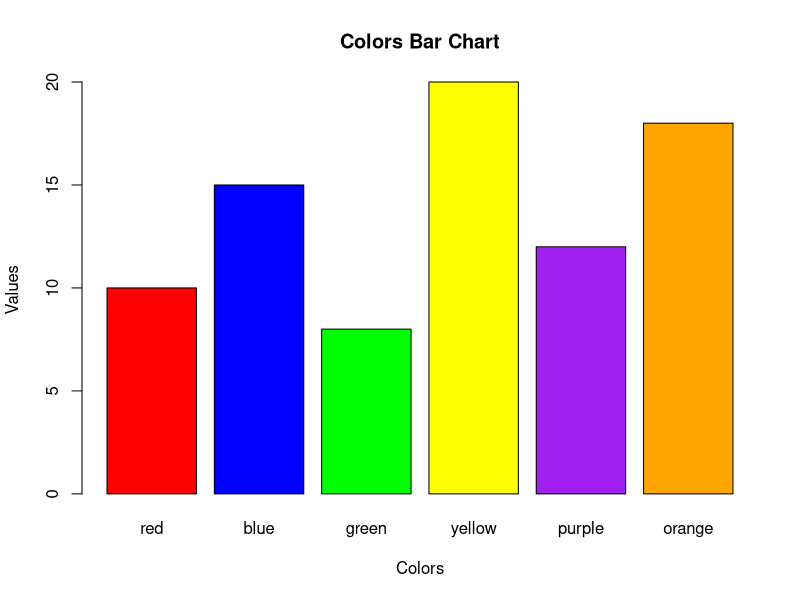
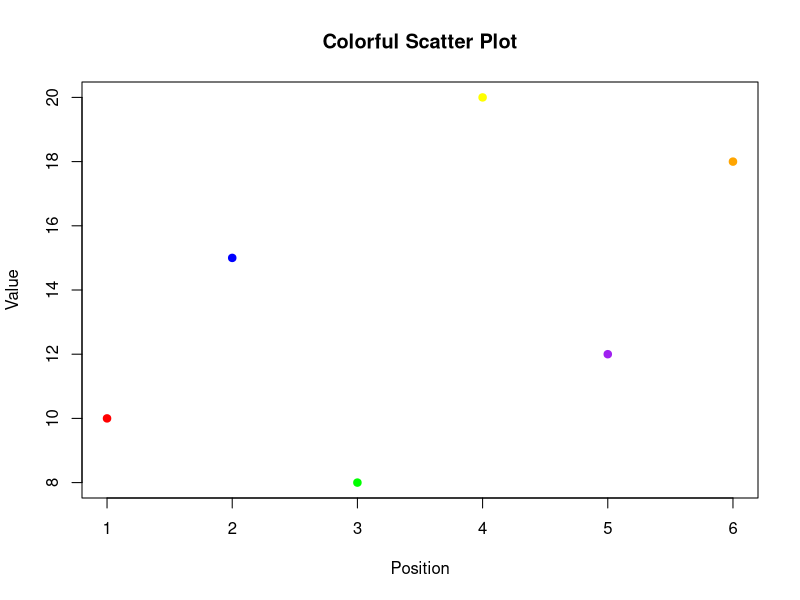

Source code (R) for these figures, in order:
# Lesson 02: Colors and Visualization Basics
# Урок 02: Кольори та основи візуалізації

# Learning objectives / Цілі навчання:
# - Learn color names in English / Вивчити назви кольорів англійською
# - Create basic plots / Створювати основні графіки
# - Practice visualization vocabulary / Практикувати словник візуалізації

# ======= VOCABULARY / СЛОВНИК =======
# color/colour - колір
# plot - графік, діаграма
# visualization - візуалізація
# red - червоний
# blue - синій
# green - зелений
# yellow - жовтий
# purple - фіолетовий
# orange - оранжевий

# ======= COLOR BASICS / ОСНОВИ КОЛЬОРІВ =======

# Basic colors vector / Вектор основних кольорів
basic_colors <- c("red", "blue", "green", "yellow", "purple", "orange")
print(basic_colors)

# Create some sample data / Створити зразкові дані
sample_numbers <- c(10, 15, 8, 20, 12, 18)

# ======= SIMPLE PLOTS / ПРОСТІ ГРАФІКИ =======

# Bar plot with colors / Стовпчаста діаграма з кольорами
barplot(sample_numbers, 
        names.arg = basic_colors,
        col = basic_colors,
        main = "Colors Bar Chart",  # title
        xlab = "Colors",            # x-axis label
        ylab = "Values")            # y-axis label

# Scatter plot / Точкова діаграма
plot(sample_numbers, 
     col = basic_colors,
     pch = 19,  # point type (solid circles)
     main = "Colorful Scatter Plot",
     xlab = "Position",
     ylab = "Value")

# ======= PRACTICE EXERCISES / ВПРАВИ =======
# TODO: Create a vector with your 5 favorite colors
# TODO: Create a bar plot with your favorite colors
# TODO: Try different plot types: pie chart, line plot